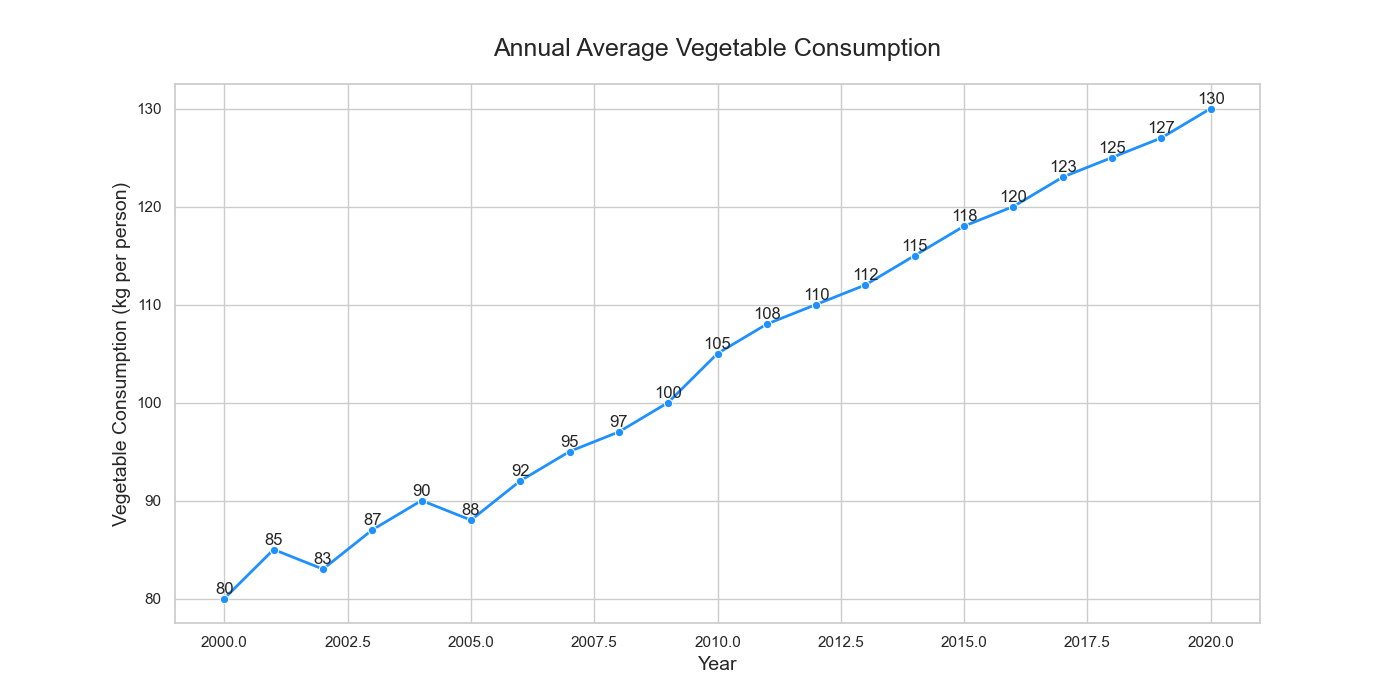

Write the Python code that produced this figure.

import seaborn as sns
import pandas as pd
import matplotlib.pyplot as plt

data = {
    'Year': list(range(2000, 2021)),
    'Vegetable Consumption (kg per person)': [
        80, 85, 83, 87, 90, 88, 92,
        95, 97, 100, 105, 108, 110,
        112, 115, 118, 120, 123, 125, 127, 130
    ]
}

df = pd.DataFrame(data)

plt.figure(figsize=(14, 7))

line_chart = sns.lineplot(data=df, x='Year', y='Vegetable Consumption (kg per person)', marker='o', color='#1E90FF', linewidth=2)

for i in range(df.shape[0]):
    plt.text(x=df['Year'][i], y=df['Vegetable Consumption (kg per person)'][i] + 0.5, s=f"{df['Vegetable Consumption (kg per person)'][i]}", ha='center')

plt.title('Annual Average Vegetable Consumption', fontsize=18, pad=20)
plt.xlabel('Year', fontsize=14)
plt.ylabel('Vegetable Consumption (kg per person)', fontsize=14)

plt.show()
